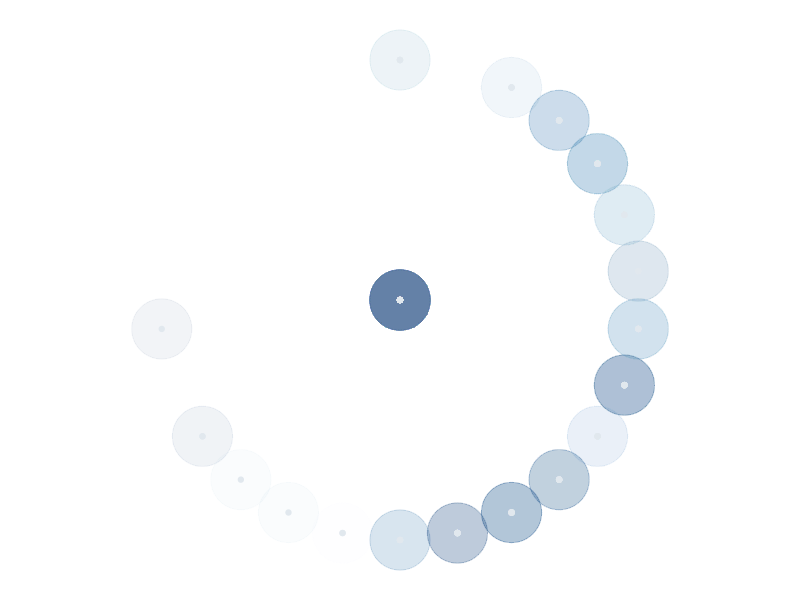
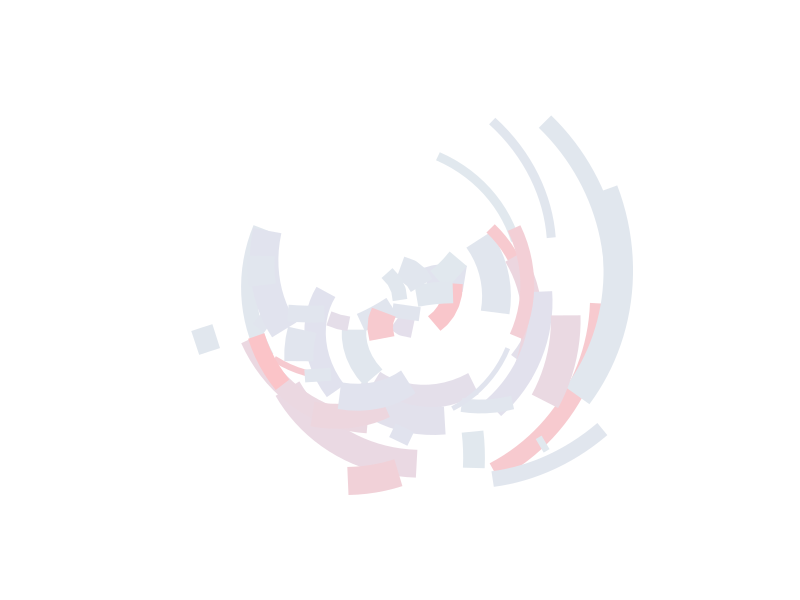
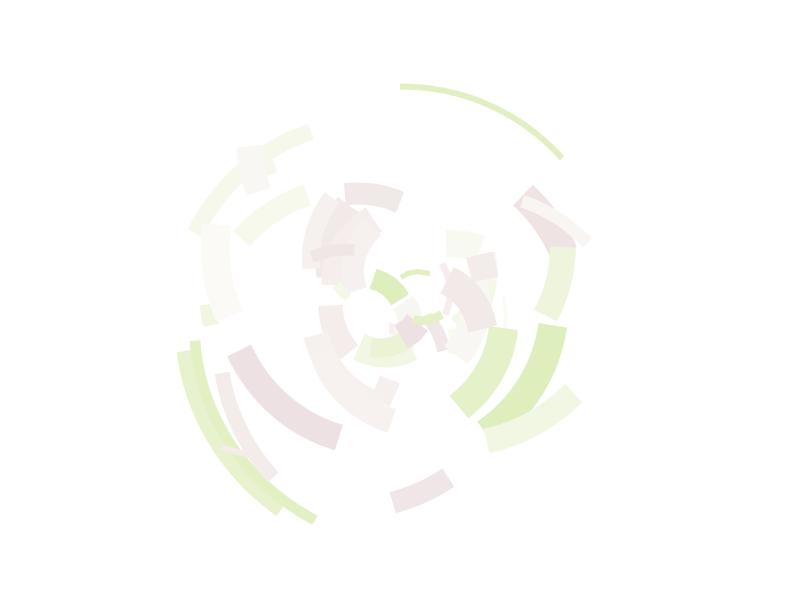
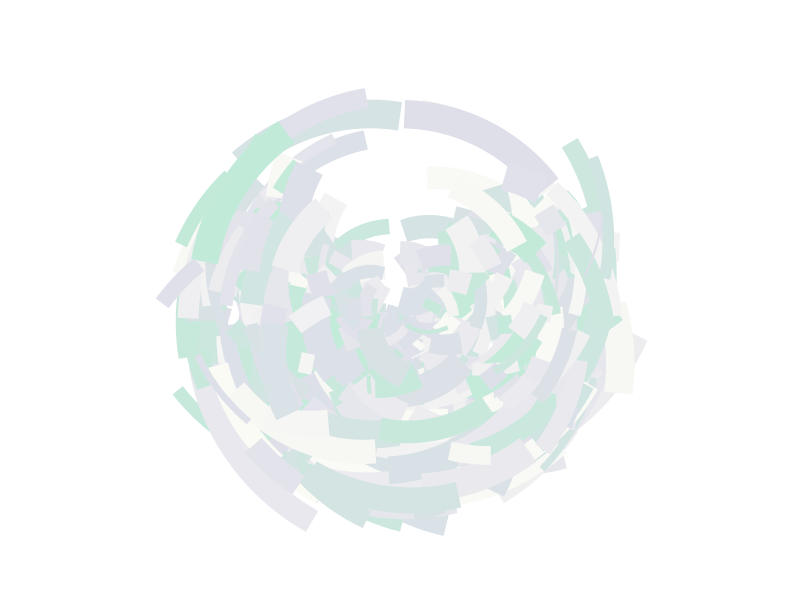

Source code (R) for these figures, in order: (Note: this script raises an error after producing the figures.)
## ---- chunk 1

# read in libraries
library(ggplot2)
library(tibble)

## ---- chunk 2

mpg |>
  
  # plot cty against year and use trans variable to specify colors
  ggplot(aes(cty, year, colour = trans)) + 
  
  # remove legend, specify the size and transparency of the data points (bigger circles)
  geom_point(show.legend = FALSE, size = 20, alpha = 1/20) + 
  
  # remove legend and change the color of the smaller circles
  geom_point(show.legend = FALSE, colour = "#E1E8EE") + 
  
  # arranges data in a circular orientation
  coord_polar() + 
  
  # add a theme
  theme_void() + 
  
  # creates the blue gradient
  scale_color_brewer()

## ---- chunk 3

# create a function called polar_art
polar_art <- function(seed, n, palette) {
  
  # set the state of the random number generator
  set.seed(seed)
  
  # data frame containing random values for 
  # aesthetics we might want to use in the art
  dat <- tibble(
    x0 = runif(n),
    y0 = runif(n),
    x1 = x0 + runif(n, min = -.2, max = .2),
    y1 = y0 + runif(n, min = -.2, max = .2),
    shade = runif(n), 
    size = runif(n)
  )
  
  # plot segments in various colours, using 
  # polar coordinates and a gradient palette
  dat |> 
    ggplot(aes(
      x = x0,
      y = y0,
      xend = x1,
      yend = y1,
      colour = shade,
      size = size
    )) +
    geom_segment(show.legend = FALSE) +
    coord_polar() +
    scale_y_continuous(expand = c(0, 0)) +
    scale_x_continuous(expand = c(0, 0)) + 
    scale_colour_gradientn(colours = palette) + 
    scale_size(range = c(0, 10)) + 
    theme_void()
}

# run the function polar_art
polar_art(seed = 50, n = 50, palette = c("#E1E8EE", "#E1E2EE", "#FBC4C8")) # first try
polar_art(seed = 500, n = 50, palette = c("#DFEEBD", "#FBFBF6", "#EEE1E3")) # second try
polar_art(seed = 50, n = 500, palette = c("#C1EBD8", "#DFDFEA", "#FBFBF6")) # third try
## ---- chunk 4

polar_art_02(seed = 50, n = 50, palette = c("#E1E8EE", "#E1E2EE", "#E7E1EE", "#EDE1EE", "#D9DBEE","#CFD1EF", "#C5C8EF", "#D6E3EE", "#CADDED", "#EAC6ED", "#E39EE9"))

## ---- chunk 5
# read in libraries
library(scales)
library(ggthemes)

# sample_canva() function
sample_canva <- function(seed = NULL) {
  if(!is.null(seed)) set.seed(seed)
  sample(ggthemes::canva_palettes, 1)[[1]]
}

# call the function sample_canva() a few times to look at what output it produces
show_col(sample_canva(seed=100))
show_col(sample_canva(seed=30))
show_col(sample_canva(seed=15))

## ---- chunk 6

# create a random palette generator by writing a function called sample_named_colours() that takes n as an input argument, and then returns a sample of n colors



